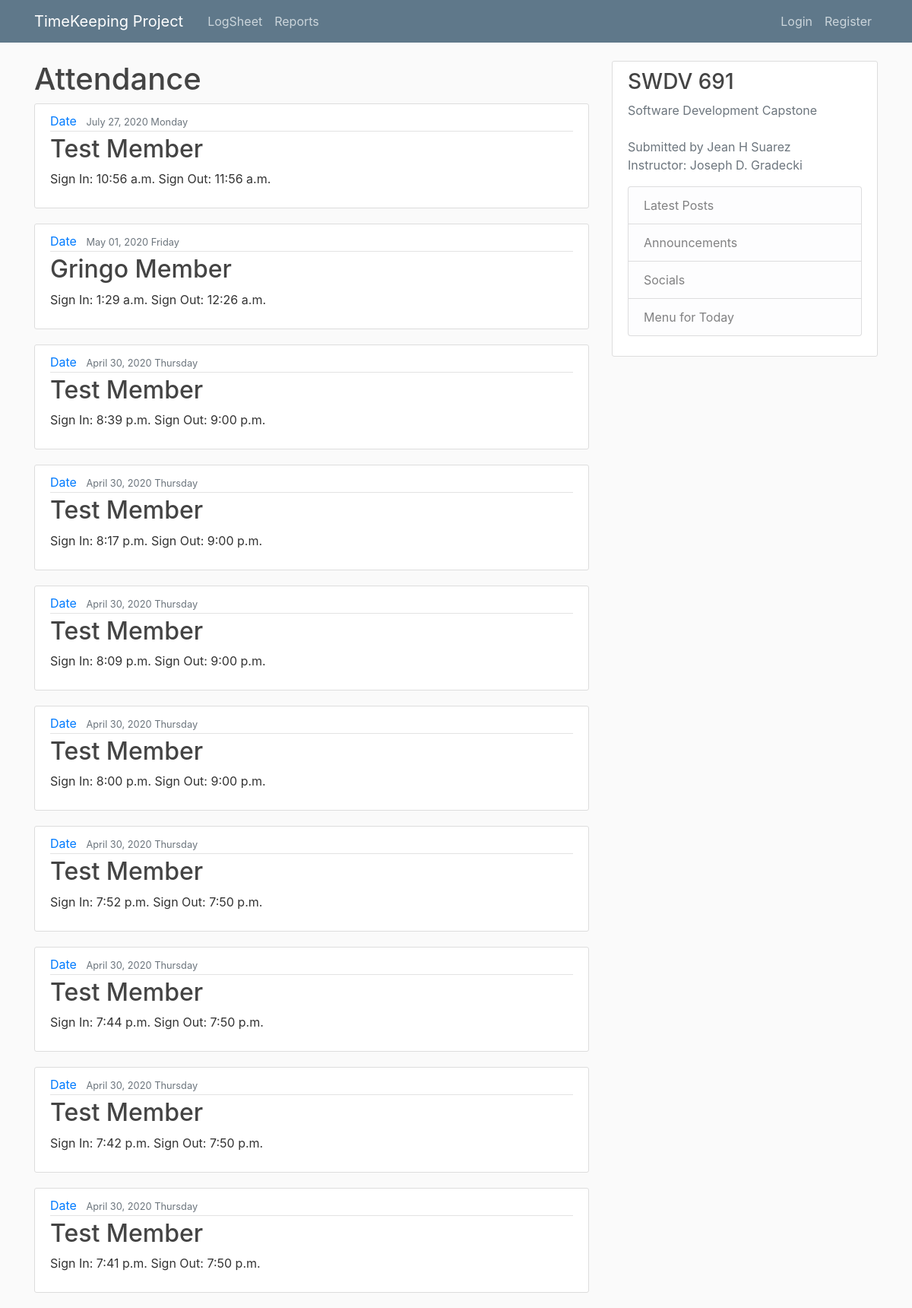
Before: /logsheet/ with the older database file.
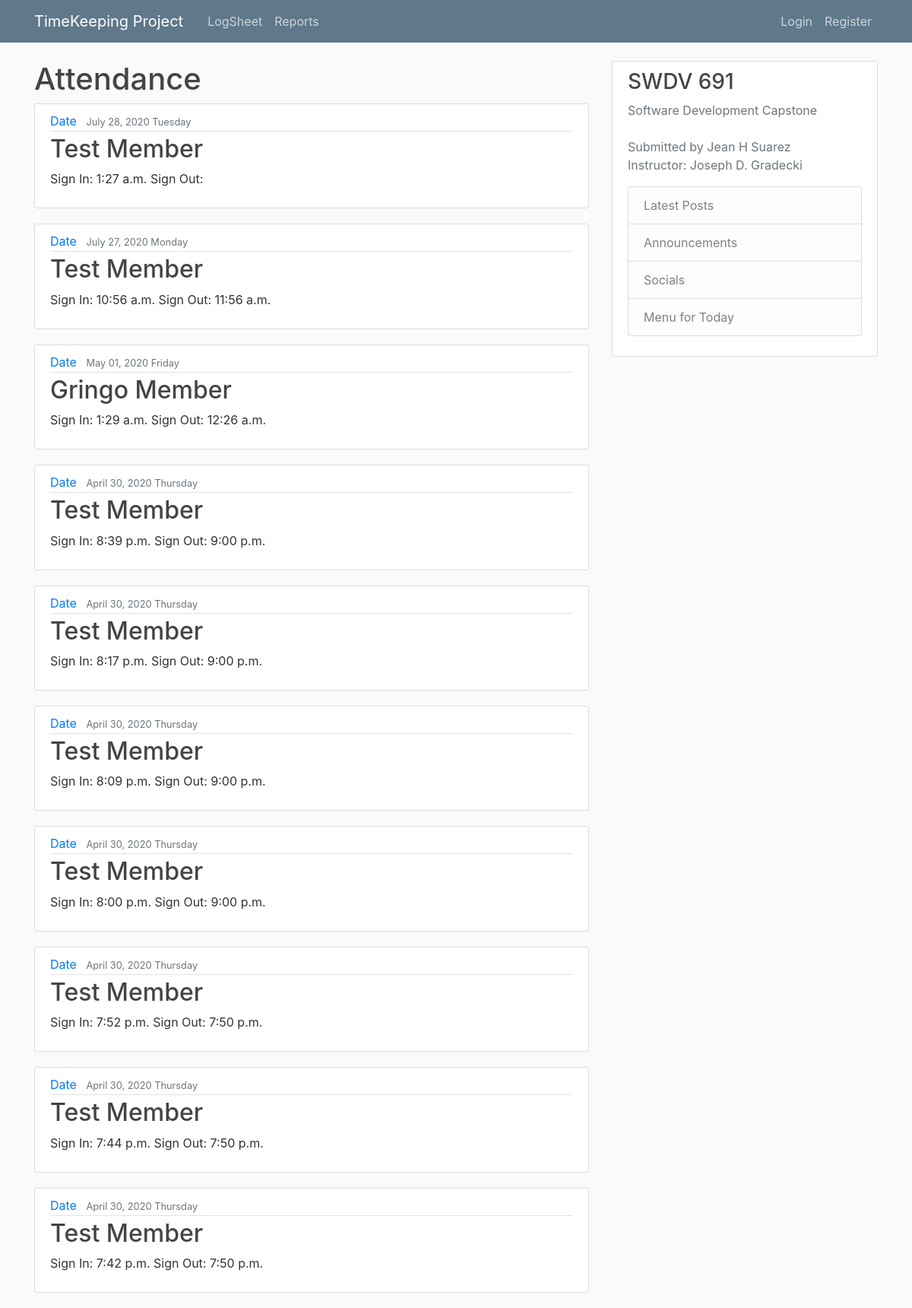
After: the same page with the newer database file.
### logsheet/models.py (models this page shows, shortened)
class LogPost(models.Model):
    member = models.ForeignKey(Member, on_delete=models.CASCADE)
    signIn = models.DateTimeField(default=timezone.now)
    signOut = models.DateTimeField(null=True, blank=True)

### persons/models.py (models this page shows)
class Person(models.Model):
    image = models.ImageField(default='default.jpg', upload_to='profile_pics')
    ssn = models.CharField(max_length=10)
    birthDate = models.DateTimeField(null=True, blank=True)

class Member(Person):
    firstName = models.CharField(max_length=20)
    middleName = models.CharField(max_length=20, null=True, blank=True)
    lastName = models.CharField(max_length=20)
    diagnosis = models.CharField(max_length=100)
    intakeDate = models.DateTimeField(default=timezone.now)
    psychEval = models.TextField(null=True, blank=True)
    notes = models.TextField(null=True, blank=True)
    dischargeDate = models.DateTimeField(null=True, blank=True)
    def __str__(self):
        return f'{self.firstName} Member'

### logsheet/views.py (the view)
# urls.py: path('', PostListView.as_view(), name='logsheet-home'),
class PostListView(ListView):
    model = LogPost
    template_name ='logsheet/home.html' # <app>/<model>_<viewtype>.html
    context_object_name = 'logposts'
    ordering = ['-signIn']
    paginate_by = 10

### logsheet/templates/logsheet/home.html
{% extends "logsheet/base.html" %}
{% block content %}
<h1>Attendance</h1>
	{% for logpost in logposts %}
        <article class="media content-section">
          <div class="media-body">
            <div class="article-metadata">
              <a class="mr-2" href="#">Date</a>
              <small class="text-muted">{{logpost.signIn|date:"F d, Y l" }}</small>
            </div>
            <h2><a class="article-title" href="#">{{ logpost.member }}</a></h2>
            <p class="article-content">Sign In: {{ logpost.signIn|date:"g:i a" }} Sign Out: {{ logpost.signOut|date:"g:i a" }}</p>
          </div>
        </article>
    {% endfor %}
{% endblock %}

Changed rows visible on the page:
no longer on this page (row unchanged): LogPost: signIn "April 30, 2020 Thursday", member "Test Member", signIn "7:41 p.m.", signOut "7:50 p.m."
added LogPost: signIn "July 28, 2020 Tuesday", member "Test Member", signIn "1:27 a.m."
